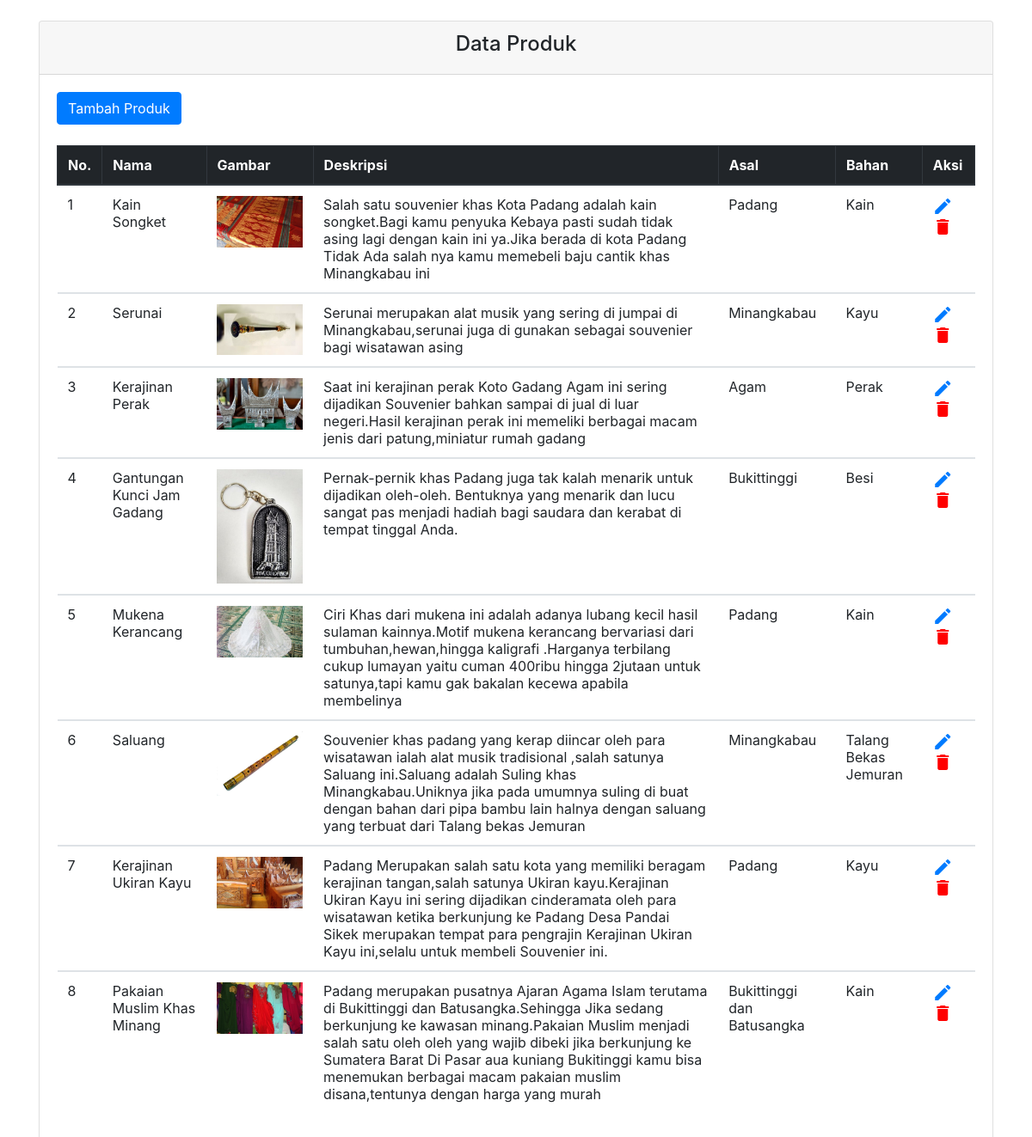
The app's page /admin/produk.php with its own data.
### tables this page shows
CREATE TABLE IF NOT EXISTS `produk` (
  `id_produk` int(11) NOT NULL AUTO_INCREMENT,
  `nama_produk` varchar(50) NOT NULL,
  `gambar_produk` varchar(255) NOT NULL,
  `deskripsi_produk` text NOT NULL,
  `asal_produk` varchar(50) NOT NULL,
  `bahan_produk` varchar(50) NOT NULL,
  PRIMARY KEY (`id_produk`)
);

### admin/functions.php (called while the page is built, shortened)
<?php
$conn = mysqli_connect("localhost","root","","db_buahtangan");
function query($query){
	global $conn;
	$result = mysqli_query($conn,$query);
	$rows = [];
	while ($row = mysqli_fetch_assoc($result)) {
		$rows[] = $row;
	}
	return $rows;
}
?>

### admin/produk.php (the view, shortened to what this page needs)
<?php
require 'functions.php';
$produk = query("SELECT * FROM produk");
?>
<html lang="en">
	<head>
    <link rel="stylesheet" href="https://stackpath.bootstrapcdn.com/bootstrap/4.4.1/css/bootstrap.min.css">
    <link rel="stylesheet" href="css/bootstrap.css">
    <link rel="stylesheet" href="css/bootstrap.min.css">
    </head>
	<body>
		<div class="container"><br>
			<div class="card">
		<div class="card-header">
		<center><h4>Data Produk</h4></center>
	</div>
		<div class="card-body">
		<div class="form-group">
		<a href="produkadd.php" class="btn btn-primary">Tambah Produk</a>
		<div class="table-responsive"><br>
		<table class="table">
			<thead class="thead-dark table-bordered">
			<tr>
				<th scope="col">No.</th>
				<th scope="col">Nama</th>
				<th scope="col">Gambar</th>
				<th scope="col">Deskripsi</th>
				<th scope="col">Asal</th>
				<th scope="col">Bahan</th>
				<th scope="col">Aksi</th>
			</tr>
			</thead>
			<?php  $i = 1;?>
			<?php foreach ($produk as $row):?>
			<tbody>
			<tr>
				<td><?=	 $i; ?></td>
				<td><?= $row ["nama_produk"];?></td>
				<td><img src="img/<?= $row ["gambar_produk"];?>" style="width: 100px;"></td>
				<td><?= $row ["deskripsi_produk"];?></td>
				<td><?= $row["asal_produk"];?></td>
				<td><?= $row["bahan_produk"];?></td>
				<td>
					<a href="produkedit.php?id_produk=<?= $row ["id_produk"]; ?>"><i class="material-icons">edit</i></a>
					<a href="produkdel.php?id_produk=<?= $row ["id_produk"]; ?>" onclick ="return confirm('Apakah Ingin Menghapus?');"><i class="material-icons" style="color: red;">delete</a></i>
				</td>
			</tr>
			</tbody>
			<?php $i++;?>
		<?php endforeach;?>
		</table>
</div>
</div>
</div>
</div>
	</body>
</html>

### records on screen
produk: nama_produk "Kain Songket", gambar_produk (picture), deskripsi_produk "Salah satu souvenier khas Kota Padang adalah kain songket.Bagi kamu penyuka Kebaya pasti sudah tidak asing lagi dengan kain ini ya.Jika berada di kota Padang Tidak Ada salah nya kamu memebeli baju cantik khas Minangkabau ini", asal_produk "Padang", bahan_produk "Kain"
produk: nama_produk "Serunai", gambar_produk (picture), deskripsi_produk "Serunai merupakan alat musik yang sering di jumpai di Minangkabau,serunai juga di gunakan sebagai souvenier bagi wisatawan asing", asal_produk "Minangkabau", bahan_produk "Kayu"
produk: nama_produk "Kerajinan Perak", gambar_produk (picture), deskripsi_produk "Saat ini kerajinan perak Koto Gadang Agam ini sering dijadikan Souvenier bahkan sampai di jual di luar negeri.Hasil kerajinan perak ini memeliki berbagai macam jenis dari patung,miniatur rumah gadang", asal_produk "Agam", bahan_produk "Perak"
produk: nama_produk "Gantungan Kunci Jam Gadang", gambar_produk (picture), deskripsi_produk "Pernak-pernik khas Padang juga tak kalah menarik untuk dijadikan oleh-oleh. Bentuknya yang menarik dan lucu sangat pas menjadi hadiah bagi saudara dan kerabat di tempat tinggal Anda.", asal_produk "Bukittinggi", bahan_produk "Besi"
produk: nama_produk "Mukena Kerancang", gambar_produk (picture), deskripsi_produk "Ciri Khas dari mukena ini adalah adanya lubang kecil hasil sulaman kainnya.Motif mukena kerancang bervariasi dari tumbuhan,hewan,hingga kaligrafi .Harganya terbilang cukup lumayan yaitu cuman 400ribu hingga 2jutaan untuk satunya,tapi kamu gak bakalan kecewa apabila membelinya", asal_produk "Padang", bahan_produk "Kain"
produk: nama_produk "Saluang", gambar_produk (picture), deskripsi_produk "Souvenier khas padang yang kerap diincar oleh para wisatawan ialah alat musik tradisional ,salah satunya Saluang ini.Saluang adalah Suling khas Minangkabau.Uniknya jika pada umumnya suling di buat dengan bahan dari pipa bambu lain halnya dengan saluang yang terbuat dari Talang bekas Jemuran", asal_produk "Minangkabau", bahan_produk "Talang Bekas Jemuran"
produk: nama_produk "Kerajinan Ukiran Kayu", gambar_produk (picture), deskripsi_produk "Padang Merupakan salah satu kota yang memiliki beragam kerajinan tangan,salah satunya Ukiran kayu.Kerajinan Ukiran Kayu ini sering dijadikan cinderamata oleh para wisatawan ketika berkunjung ke Padang Desa Pandai Sikek merupakan tempat para pengrajin Kerajinan Ukiran Kayu ini,selalu untuk membeli Souvenier ini.", asal_produk "Padang", bahan_produk "Kayu"
produk: nama_produk "Pakaian Muslim Khas Minang", gambar_produk (picture), deskripsi_produk "Padang merupakan pusatnya Ajaran Agama Islam terutama di Bukittinggi dan Batusangka.Sehingga Jika sedang berkunjung ke kawasan minang.Pakaian Muslim menjadi salah satu oleh oleh yang wajib dibeki jika berkunjung ke Sumatera Barat Di Pasar aua kuniang Bukitinggi kamu bisa menemukan berbagai macam pakaian muslim disana,tentunya dengan harga yang murah", asal_produk "Bukittinggi dan Batusangka", bahan_produk "Kain"
